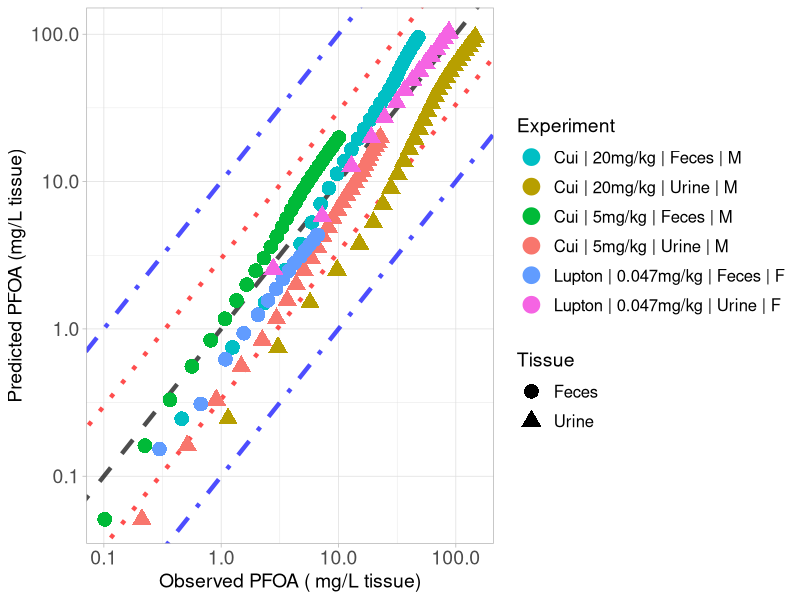

The R script that drew this image:
library(ggplot2)

#setwd("C:/Users/ptsir/Documents/GitHub/PFAS_PBK_models/PFOA inhalation Rat/Validation/Validation_results")
setwd("/Users/user/Documents/GitHub/PFAS_PBK_models/PFOA inhalation Rat/Validation/Validation_permeability_Ka2")

# Load Results 

# Results from Cui
Cui_2010_Excreta_results <- read.csv("Cui_2010_Excreta_results.csv", header = T)

Cui_Urine_M_5 <- Cui_2010_Excreta_results[Cui_2010_Excreta_results$Dose == 5 & 
                                            Cui_2010_Excreta_results$Tissue  == "Urine" &
                                            Cui_2010_Excreta_results$Sex == "M", ]
Cui_Urine_M_5$Experiment <- "Cui | 5mg/kg | Urine | M"


Cui_Urine_M_20 <- Cui_2010_Excreta_results[Cui_2010_Excreta_results$Dose == 20 & 
                                            Cui_2010_Excreta_results$Tissue  == "Urine" &
                                            Cui_2010_Excreta_results$Sex == "M", ]
Cui_Urine_M_20$Experiment <- "Cui | 20mg/kg | Urine | M"



Cui_Feces_M_5 <- Cui_2010_Excreta_results[Cui_2010_Excreta_results$Dose == 5 & 
                                            Cui_2010_Excreta_results$Tissue  == "Feces" &
                                            Cui_2010_Excreta_results$Sex == "M", ]
Cui_Feces_M_5$Experiment <- "Cui | 5mg/kg | Feces | M"


Cui_Feces_M_20 <- Cui_2010_Excreta_results[Cui_2010_Excreta_results$Dose == 20 & 
                                            Cui_2010_Excreta_results$Tissue  == "Feces" &
                                            Cui_2010_Excreta_results$Sex == "M", ]
Cui_Feces_M_20$Experiment <- "Cui | 20mg/kg | Feces | M"


#Results from Lupton 2020

Lupton_2020_Excreta_results <- read.csv("Lupton_2020_excreta_results.csv", header = T, colClasses = c("sex" = "character"))


Lupton_Feces_F <- Lupton_2020_Excreta_results[Lupton_2020_Excreta_results$Dose == 0.047 & 
                                              Lupton_2020_Excreta_results$Tissue  == "Feces" &
                                              Lupton_2020_Excreta_results$sex == "F", ]
Lupton_Feces_F$Experiment <- "Lupton | 0.047mg/kg | Feces | F"


Lupton_Urine_F <- Lupton_2020_Excreta_results[Lupton_2020_Excreta_results$Dose == 0.047 & 
                                              Lupton_2020_Excreta_results$Tissue  == "Urine" &
                                              Lupton_2020_Excreta_results$sex == "F", ]
Lupton_Urine_F$Experiment <- "Lupton | 0.047mg/kg | Urine | F"


Experiment <- scales::hue_pal()(6)

names(Experiment) <- unique(c( Cui_Urine_M_5$Experiment, Cui_Urine_M_20$Experiment,
                               Cui_Feces_M_5$Experiment, Cui_Feces_M_20$Experiment,
                               Lupton_Feces_F$Experiment, Lupton_Urine_F$Experiment))



scatter_plot <- ggplot()+
  geom_abline(intercept = log10(1), slope = 1, linetype = "dashed", color = "black", linewidth = 1.5, alpha = 0.7) +  # Identity line in log10 scale
  geom_abline(intercept = log10(3), slope = 1, linetype = "dotted", color = "red", linewidth = 1.5, alpha = 0.7) +  # +3-fold error line
  geom_abline(intercept = log10(1/3), slope = 1, linetype = "dotted", color = "red", linewidth = 1.5, alpha = 0.7) +  # -3-fold error line
  geom_abline(intercept = log10(10), slope = 1, linetype = "dotdash", color = "blue", linewidth = 1.5, alpha = 0.7) +  # +10-fold error line
  geom_abline(intercept = log10(1/10), slope = 1, linetype = "dotdash", color = "blue", linewidth = 1.5, alpha = 0.7) +  # -10-fold error line
  geom_point(data = Cui_Urine_M_5, aes(x=Observed, y=Predicted, color = Experiment, shape = Tissue), size=4, stroke = 1.5)+
  geom_point(data = Cui_Urine_M_20, aes(x=Observed, y=Predicted, color = Experiment, shape = Tissue), size=4, stroke = 1.5)+
  geom_point(data = Cui_Feces_M_5, aes(x=Observed, y=Predicted, color = Experiment, shape = Tissue), size=4, stroke = 1.5)+
  geom_point(data = Cui_Feces_M_20, aes(x=Observed, y=Predicted, color = Experiment, shape = Tissue), size=4, stroke = 1.5)+
  geom_point(data = Lupton_Feces_F, aes(x=Observed, y=Predicted, color = Experiment, shape = Tissue), size=4, stroke = 1.5)+
  geom_point(data = Lupton_Urine_F, aes(x=Observed, y=Predicted, color = Experiment, shape = Tissue), size=4, stroke = 1.5)+
  scale_y_log10()+
  scale_x_log10()+
  scale_color_manual(values = Experiment)+
  theme(legend.spacing.y = unit(1, 'cm')) +
  guides(fill = guide_legend(byrow = TRUE))+
  theme_light()+
  labs(y = "Predicted PFOA (mg/L tissue)",
       x = "Observed PFOA ( mg/L tissue)")+
  theme(plot.title = element_text(hjust = 0.5),
        legend.key.size = unit(0.75, 'cm'),  
        legend.title = element_text(size=14),
        legend.text = element_text(size=12,  hjust = 0),
        axis.text = element_text(size = 14),
        axis.title = element_text(size = 14),
        )

#print(scatter_plot)

ggsave("validation_plot_PFOA_excreta.png", scatter_plot, width = 11, height = 7, units = "in", dpi = 300)


